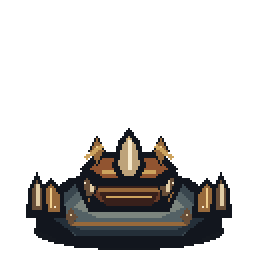
#> input picture assets/spire/towers/ballista/candidate/base/level_3.png, 128 x 128 px (shown 2 times larger); its folder holds only this picture in this run
$ python render_ballista_modular_preview.py
#> lines starting #> are read from the running program, lines starting #| are printed output that depends on the picture
#!/usr/bin/env python3
"""Render Bone Ballista modular candidate contact sheets (review only)."""
from __future__ import annotations
import argparse
from pathlib import Path
from PIL import Image, ImageDraw

ROOT=Path(__file__).resolve().parents[1]
ART=ROOT/"assets/spire/towers/ballista/candidate"
BRANCHES=(("base","BASE"),("siege_bolt","SIEGE BOLT"),("bone_volley","BONE VOLLEY"))
DIRECTIONS=("N","NE","E","SE","S","SW","W","NW")
FRAME=(128,128)
PIVOT=(64,90)
GROUND=(64,118)
COMPOSITE=(128,156)
GAP=12
HEADER=42
LEVEL_HEADER=28
LABEL=26


def compose(level:int,branch:str,direction:int)->Image.Image:
    with Image.open(ART/f"base/level_{level}.png") as source:
        base=source.convert("RGBA")
    with Image.open(ART/f"weapon/{branch}/weapon_8way.png") as source:
        strip=source.convert("RGBA")
    if base.size!=FRAME or strip.size!=(FRAME[0]*8,FRAME[1]):
        raise ValueError(f"Invalid Ballista art dimensions for L{level}/{branch}")
    weapon=strip.crop((direction*FRAME[0],0,(direction+1)*FRAME[0],FRAME[1]))
    result=Image.new("RGBA",COMPOSITE,(0,0,0,0))
    result.alpha_composite(base,(0,0))
    result.alpha_composite(weapon,(GROUND[0]-PIVOT[0],GROUND[1]-PIVOT[1]))
    return result


def render_full(output:Path,all_levels:bool=True,level:int=3,scale:int=2)->None:
    levels=(1,2,3) if all_levels else (level,)
    tile=FRAME[0]*scale
    tile_h=COMPOSITE[1]*scale
    row_h=LABEL+tile_h+GAP
    width=GAP+8*(tile+GAP)
    height=HEADER+len(levels)*(LEVEL_HEADER+3*row_h+GAP)
    sheet=Image.new("RGB",(width,height),"#151a20")
    draw=ImageDraw.Draw(sheet)
    label="ALL LEVELS" if all_levels else f"L{level}"
    draw.text((GAP,9),f"BONE BALLISTA / MODULAR PIXEL ART CANDIDATE / {label} / {scale}X / {len(levels)*24} POSES",fill="#f2e4c9")
    for li,selected in enumerate(levels):
        top=HEADER+li*(LEVEL_HEADER+3*row_h+GAP)
        draw.text((GAP,top+5),f"BASE LEVEL {selected}",fill="#e8bd83")
        for ri,(branch,title) in enumerate(BRANCHES):
            row_top=top+LEVEL_HEADER+ri*row_h
            draw.text((GAP,row_top+4),f"{title} / 8 DIRECTIONS",fill="#d5c5a9")
            for col,direction in enumerate(DIRECTIONS):
                x=GAP+col*(tile+GAP)
                y=row_top+LABEL
                preview=compose(selected,branch,col).resize((tile,tile_h),Image.Resampling.NEAREST)
                sheet.paste(preview.convert("RGB"),(x,y),preview.getchannel("A"))
                draw.rectangle((x,y,x+tile-1,y+tile_h-1),outline="#78634d",width=2)
                draw.text((x+7,y+7),direction,fill="#fff4df")
    output.parent.mkdir(parents=True,exist_ok=True)
    sheet.save(output)
    print(f"Created {output} ({width}x{height}; {scale}x; {len(levels)*24} poses)")


def render_compact(output:Path)->None:
    margin=20
    header=54
    label_h=24
    card_w=FRAME[0]+16
    card_h=COMPOSITE[1]+label_h+16
    board=Image.new("RGB",(margin*2+3*card_w,header+3*card_h+margin),"#151a20")
    draw=ImageDraw.Draw(board)
    draw.text((margin,12),"BONE BALLISTA / MODULAR PIXEL ART / 1X / NORTH",fill="#f2e4c9")
    draw.text((margin,32),"L1 - L2 - L3  x  BASE - SIEGE BOLT - BONE VOLLEY",fill="#d5c5a9")
    for row,(branch,title) in enumerate(BRANCHES):
        for col,level in enumerate((1,2,3)):
            x=margin+col*card_w
            y=header+row*card_h
            preview=compose(level,branch,0)
            draw.text((x+4,y),f"{branch.upper()} / L{level}",fill="#e8bd83")
            board.paste(preview.convert("RGB"),(x,y+label_h),preview.getchannel("A"))
            draw.rectangle((x,y+label_h,x+FRAME[0]-1,y+label_h+COMPOSITE[1]-1),outline="#78634d")
    output.parent.mkdir(parents=True,exist_ok=True)
    board.save(output)
    print(f"Created {output} ({board.width}x{board.height})")


def main()->None:
    parser=argparse.ArgumentParser(description=__doc__)
    parser.add_argument("--output",type=Path,default=ROOT/"build/ballista_modular_contact_sheet.png")
    parser.add_argument("--level",type=int,choices=(1,2,3),default=3)
    parser.add_argument("--scale",type=int,choices=(1,2),default=2)
    parser.add_argument("--all-levels",action="store_true")
    parser.add_argument("--compact",action="store_true")
    args=parser.parse_args()
    if args.compact:
        render_compact(args.output)
    else:
        render_full(args.output,args.all_levels,args.level,args.scale)
#> in render_full, `sheet=Image.new("RGB",(width,height),"#151a20")`:
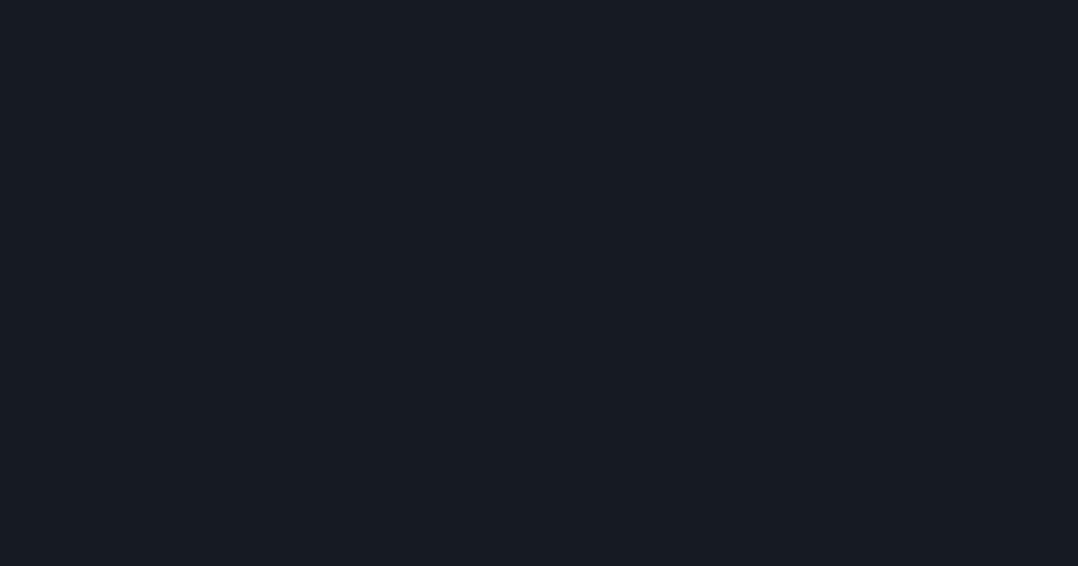
#> sheet: PIL image 2156x1132 RGB (shown at 1/2 size); mean R, G, B 21, 26, 32
#> in compose, source is the input picture: PIL image 128x128 RGBA; mean R, G, B, A 16.8, 15, 13.5, 63.3


if __name__=="__main__":
#> (the run stopped early here; a loop or call above may not have finished)
